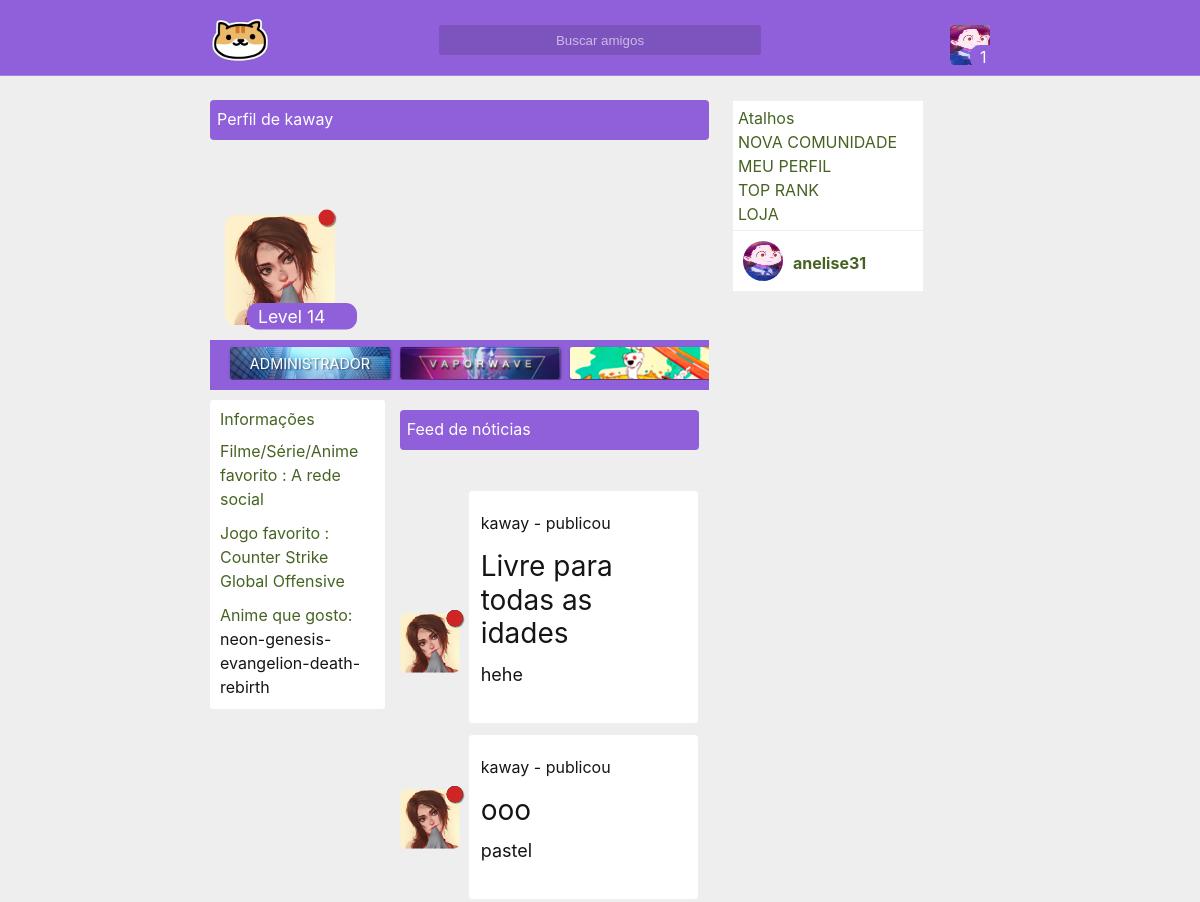
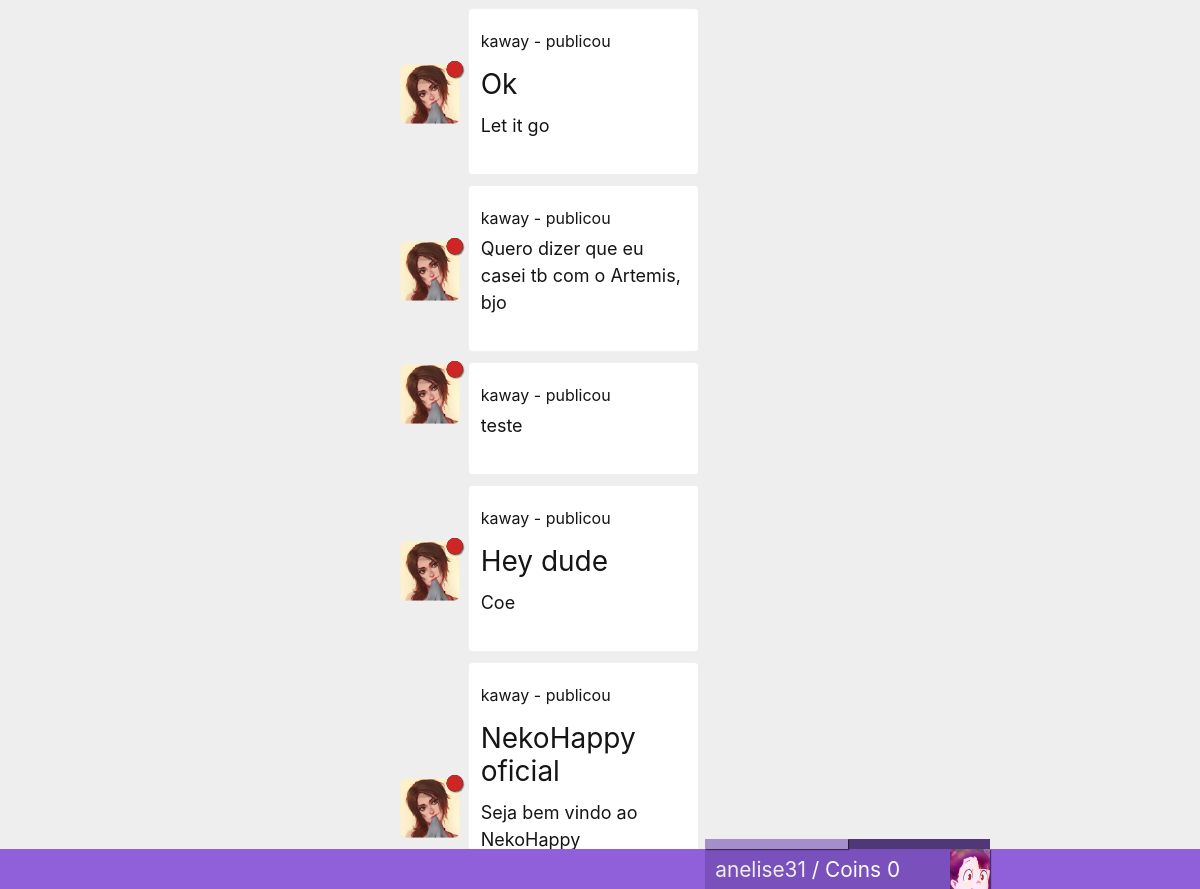
Screenshot of /profile/34 (signed in) with the database file from the repository (2 pictures, top to bottom).
### tables this page shows
CREATE TABLE `user` (
  `id` int(11) NOT NULL,
  `cry` varchar(255) NOT NULL,
  `wtf` varchar(2555) NOT NULL,
  `cool` varchar(2555) NOT NULL,
  `baby` varchar(2555) NOT NULL,
  `very` varchar(2555) NOT NULL,
  `nani` varchar(255) NOT NULL,
  `email` varchar(100) NOT NULL,
  `password` varchar(255) NOT NULL,
  `usuario` varchar(255) NOT NULL,
  `admin` int(11) NOT NULL,
  `avatar` varchar(255) NOT NULL,
  `background` text NOT NULL,
  `cover` text NOT NULL,
  `config` int(11) NOT NULL,
  `game` text NOT NULL,
  `movie` text NOT NULL,
  `pincode` varchar(10) NOT NULL,
  `ip` varchar(255) NOT NULL,
  `tuturial` int(11) NOT NULL,
  `exp` int(11) NOT NULL,
  `lvl` int(11) NOT NULL,
  `tag` int(11) NOT NULL,
  `money` int(11) NOT NULL,
  `status` varchar(200) NOT NULL,
  `anime_favorito` int(11) NOT NULL
);

CREATE TABLE `tag` (
  `id` int(11) NOT NULL,
  `iduser` int(11) NOT NULL,
  `text` text NOT NULL,
  `tipo` text NOT NULL,
  `img` text NOT NULL
);

CREATE TABLE `anime` (
  `id` int(11) NOT NULL,
  `slug` varchar(255) NOT NULL,
  `age_rating` int(11) NOT NULL,
  `episode_count` int(11) NOT NULL,
  `episode_length` int(11) NOT NULL,
  `synopsis` text NOT NULL,
  `youtube_video_id` varchar(255) NOT NULL,
  `created_at` timestamp NOT NULL DEFAULT CURRENT_TIMESTAMP ON UPDATE CURRENT_TIMESTAMP,
  `updated_at` timestamp NOT NULL DEFAULT '0000-00-00 00:00:00',
  `cover_image_file_name` varchar(255) NOT NULL,
  `cover_image_content_type` varchar(255) NOT NULL,
  `cover_image_file_size` int(11) NOT NULL,
  `cover_image_updated_at` timestamp NOT NULL DEFAULT '0000-00-00 00:00:00',
  `average_rating` double NOT NULL,
  `user_count` int(11) NOT NULL,
  `age_rating_guide` varchar(255) NOT NULL,
  `show_type` int(11) NOT NULL,
  `start_date` date NOT NULL,
  `end_date` date NOT NULL,
  `rating_frequencies` int(11) NOT NULL,
  `poster_image_file_name` varchar(255) NOT NULL,
  `poster_image_content_type` varchar(255) NOT NULL,
  `poster_image_file` int(11) NOT NULL,
  `poster_image_updated_at` int(11) NOT NULL,
  `cover_image_top_offset` int(11) NOT NULL,
  `started_airing_date_known` tinyint(1) NOT NULL,
  `titles` int(11) NOT NULL,
  `canonical_title` varchar(255) NOT NULL,
  `abbreviated_titles` varchar(255) NOT NULL,
  `poster_image_file_size` int(11) NOT NULL
);

CREATE TABLE `postagem` (
  `id` int(11) NOT NULL,
  `iduser` int(11) NOT NULL,
  `cry` varchar(2555) NOT NULL,
  `title` text NOT NULL,
  `texto` text NOT NULL
);

### autoload/template/body.php (called while the page is built)
<?php
require './templates/index.php';

### autoload/template.php (called while the page is built)
<?php
require './autoload/template/html.php';
function html(){
	require './autoload/template/body.php';
}

### autoload/start.php (called while the page is built)
<?php
require 'template.php';

### config/_autoload.php (called while the page is built)
<?php
require './autoload/start.php';

### index.php (called while the page is built)
<?php
require './config/config.php';
require './config/_autoload.php';
?>

### autoload/user/user.php (called while the page is built, shortened)
<?php
if(isset($_COOKIE['iduser']) && (isset($_COOKIE['cry']) ) ){
	$iduser = $_COOKIE['iduser'];
	$cry = $_COOKIE['cry'];
    $wtf = $_COOKIE['wtf'];
    $cool = $_COOKIE['cool'];
    $baby = $_COOKIE['baby'];
    $very = $_COOKIE['very'];
	$result_usuario = "SELECT * FROM user WHERE id = '$iduser' && cry = '$cry' and wtf = '$wtf' and cool = '$cool' and baby = '$baby' and very = '$very' LIMIT 1";
    $resultado_usuario = mysqli_query($conn, $result_usuario);
    $user = mysqli_fetch_assoc($resultado_usuario);
}
?>

### autoload/user/stranger.php (called while the page is built)
<?php
if(isset($_GET['id']) ){
	$stranger = $_GET['id'];
	$pontos = array(",", ".", "'");
	$strangert = str_replace($pontos, "", $stranger);
    $result_strangerc = "SELECT * FROM user WHERE id = '$strangert' LIMIT 1";
    $resultado_strangerc = mysqli_query($conn, $result_strangerc);
    $stranger = mysqli_fetch_assoc($resultado_strangerc);
}

### config/config.php (called while the page is built, shortened)
<?php
$dataAtual = date('d/m/Y H:i:s');

### view/profile/feeds.php (the view, shortened to what this page needs)
<?php if(isset($template)){?>
<div class="notice">
    <p>Feed de nóticias</p>
</div>
<?php
$stran = $stranger['id'];
$post = "SELECT * FROM postagem WHERE id and iduser = '$stran' ORDER BY id DESC";
$posta = mysqli_query($conn, $post);
foreach ($posta as $posta => $postas) {
?>
<?php
$quem = $postas['iduser'];
$result_peopledt = "SELECT * FROM user WHERE id = $quem LIMIT 1";
 $resultado_peoplede = mysqli_query($conn, $result_peopledt);
foreach ($resultado_peoplede as $resultado_peoplede => $resultado_peopledes) {
$status = $resultado_peopledes['status'];
$statusatual = null;
if($status >= $dataAtual){
            $statusatual = "1";
}
else{
            $statusatual = "0";
}
?>
<div class="post">
<p style="color: #151515 !important; top: 10px; position: relative; left: 2px;word-wrap: break-word;"><a href="/profile/<?php echo $resultado_peopledes['id'];?>""><?php echo $resultado_peopledes['usuario'];?></a> - publicou</p>
<h1 style="color: #151515 !important; top: -15px; position: relative; left: 2px; font-size: 28px;word-wrap: break-word; width: 95%;"><?php echo $postas['title'];?></h1>
<span style="color: #151515 !important; top: -25px; position: relative; left: 2px; font-size: 18px; word-wrap: break-word;"><?php echo $postas['texto'];?></span>
<div class="postaaa" style="left: -100px; position: absolute;">
<div class="avatar" style="top: -100px; width: 60px !important; height: 60px !important; position: absolute; background: transparent !important; box-shadow: 1px 1px 1px transparent !important;">
<div class="online" style="top: 0px; height: 15px; z-index: 1000; right: -10px; width: 15px; background: #151515;"><div class="verificar" uk-tooltip="<?php if($statusatual == "1"){ echo 'Usuario online';}else{ echo 'Usuario Offline';} ?>" id="verificando<?php echo $resultado_peopledes['id']; echo $postas['id'];?>"></div></div>
<a href='/profile/<?php echo $resultado_peopledes['id'];?>'><img uk-tooltip="<?php echo $resultado_peopledes['usuario'];?>" src="/img/user/<?php echo $resultado_peopledes['avatar'];?>"/></a>
</div>
</div>
</div>
<?Php } } ?>
</div>
<?Php } else{ include '../404/index.php';}?>

### view/dashboard/menu.php (shortened to what this page needs)
<?php if(isset($template)){?>
<?php if(isset($_COOKIE['iduser']) && (isset($_COOKIE['cry']) )){ ?>
<div class="headerta">
	<div class="align">
		<a href="/"><img class="logo" src="/assets/img/friends.png"/></a>
	<div class="boxcenter">
		<input class="busca" type="text" placeholder="Buscar amigos"/>
	</div>
	<div class="boxleft">
		<div class="okaysr">
		<img class="avatar" src="/img/user/<?php echo $user['avatar'];?>"/>
		<p class="myrank"><span id="lvl"><?php echo $user['lvl'];?></span></p>
		</div>
	</div>
	</div>
</div>
<?php
$exp = $user['exp'];
?>
<div class="bottomh">
	<div class="align">
		<div class="profile">
			<div class="exp" uk-tooltip="Progresso">
				<div uk-tooltip="EXP atual <?Php echo $exp;?> de 10" class="atual"></div>
			</div>
			<div class="avatar" uk-tooltip="Foto de avatar">
			</div>
			<p><a href="/profile/<?php echo $user['id'];?>"><?php echo $user['usuario'];?></a> / Coins <?php echo $user['money'];?></p>
		</div>
	</div>
</div>
<?Php } ?>
<?Php }  else{ include '../404/index.php';}?>

### view/profile/stranger.php (shortened to what this page needs)
<?php if(isset($template)){
?>
<?php
require './autoload/user/stranger.php';
if(isset($stranger)){
	?>
<?php
$status = $stranger['status'];
$statusatual = null;
if($status >= $dataAtual){
	$statusatual = "1";
}
else{
	$statusatual = "0";
}
?>
<div class="profile_">
<div class="notice" style="top: 0;">
    <p>Perfil de <?php echo $stranger['usuario'];?></p>
</div>
<div class="cover">
<div class="avatar">
	<div class="online"><div uk-tooltip="<?php if($statusatual == "1"){ echo 'Usuario online';}else{ echo 'Usuario Offline';} ?>" class="verificar"></div></div>
	<img src="/img/user/<?php echo $stranger['avatar'];?>"/>
	<p class="myrank" style="width: auto; top: -40px !important;"><span id="lvl">Level <?php echo $stranger['lvl'];?></span></p>
</div>
</div>
<div class="tab">
	<div class="tags">
<div class="uk-position-relative uk-visible-toggle uk-light" uk-slider id="slidertag">
<ul class="uk-slider-items uk-child-width-1-2 uk-child-width-1-3@s uk-child-width-1-4@m">
<?php
if($stranger['admin'] == 1){
?>
<li>
<div class="tag" id="tagmembro"><p>Administrador</p></div>
</li>
<?php } ?>
<?php
$quem = $stranger['id'];
$tagab = "SELECT * FROM usertag WHERE iduser = $quem";
$taga = mysqli_query($conn, $tagab);
foreach ($taga as $taga => $tagas) {
?>
<?php
$tag = $tagas['tipo'];
$tagav = "SELECT * FROM tag WHERE id and tipo = '$tag' ORDER BY id";
$tagavs = mysqli_query($conn, $tagav);
foreach ($tagavs as $tagavs => $tagavss) {
?>
<li><div class="tag" id="tag<?php echo $tagavss["tipo"];?>"></div><div class="uk-position-center uk-panel"></div></li>
<?php } }?>
</ul>
</div>
	</div>
</div>
<div class="left_info">
<h1>Informações</h1>
<p>Filme/Série/Anime favorito : <?php echo $stranger['movie'];?></p>
<p>Jogo favorito : <?php echo $stranger['game'];?></p>
<p><?php
$meuanime = $stranger['anime_favorito'];
$anim = "SELECT * FROM anime WHERE id = '$meuanime' ORDER BY id ASC LIMIT 1";
$anime = mysqli_query($conn, $anim);
$animed = mysqli_fetch_assoc($anime);
if(isset($animed)){
	echo 'Anime que gosto: ';
}
foreach ($anime as $anime => $animes) {?>
 <a href="/anime/<?php echo $animes['id'];?>"><?php echo $animes['slug']; } ?></a></p>
</div>
<div class="right_info">
<?php
echo '<div style="position: relative; left: 0; width: 100%; top: -20px;">';
require './view/profile/feeds.php';
echo '</div>';
?>
</div>
</div>
<?php } ?>
<?php } else{
 	include '../404/index.php';
 } ?>

### view/dashboard/status/me.php
<?php if(isset($template)){?>
<div class="links">
<p>Atalhos</p>
<a href="/create_page">Nova comunidade</a>
<br>
<a href="/profile/<?php echo $user['id'];?>">Meu perfil</a>
<br>
<a href="/toprank">Top rank</a>
<br>
<a href="/loja">Loja</a>
</div>
<div class="status">
<a href="/profile/<?php echo $user['id'];?>">
<img class="avatar" src="/img/user/<?php echo $user['avatar'];?>"/>
<p class="user"><?php echo $user['usuario'];?></p>
</a>
</div>
<?Php } else{ include '../404/index.php';}?>

### view/profile/stranger.php (style rules this page uses)
#tagmembro { background-image: url('/assets/img/tags/admin.jpg'); }

### rows the page displays
user: avatar (picture), lvl "1", usuario "anelise31", money "0"
user: usuario "kaway", avatar (picture), lvl "14", movie "A rede social", game "Counter Strike Global Offensive"
tag: shows a picture
tag: shows a picture
anime: slug "neon-genesis-evangelion-death-rebirth"
postagem: title "Livre para todas as idades", texto "hehe"
postagem: title "ooo", texto "pastel"
postagem: title "Ok", texto "Let it go"
postagem: texto "Quero dizer que eu casei tb com o Artemis, bjo"
postagem: texto "teste"
postagem: title "Hey dude", texto "Coe"
postagem: title "NekoHappy oficial", texto "Seja bem vindo ao NekoHappy"
